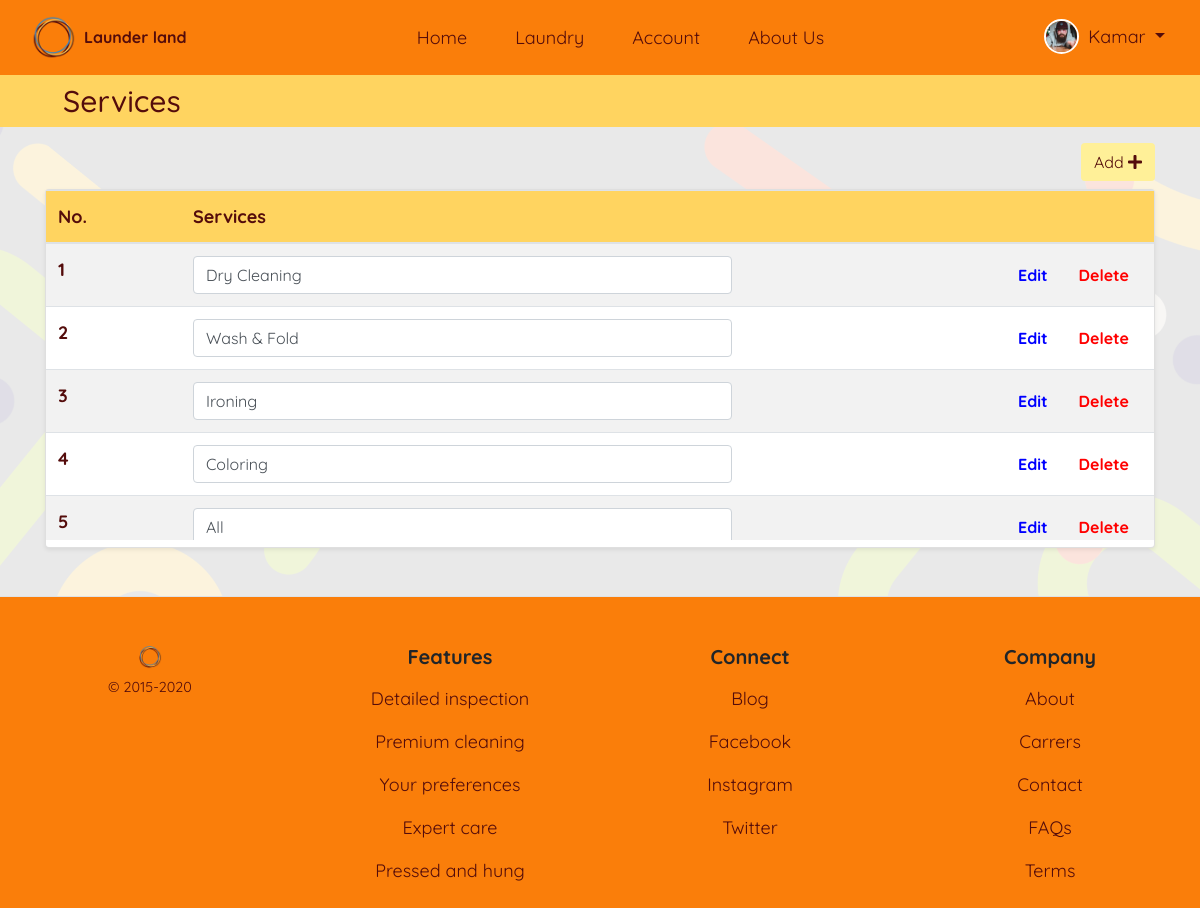
/staff/services (signed in), run on an earlier commit of the app's database.
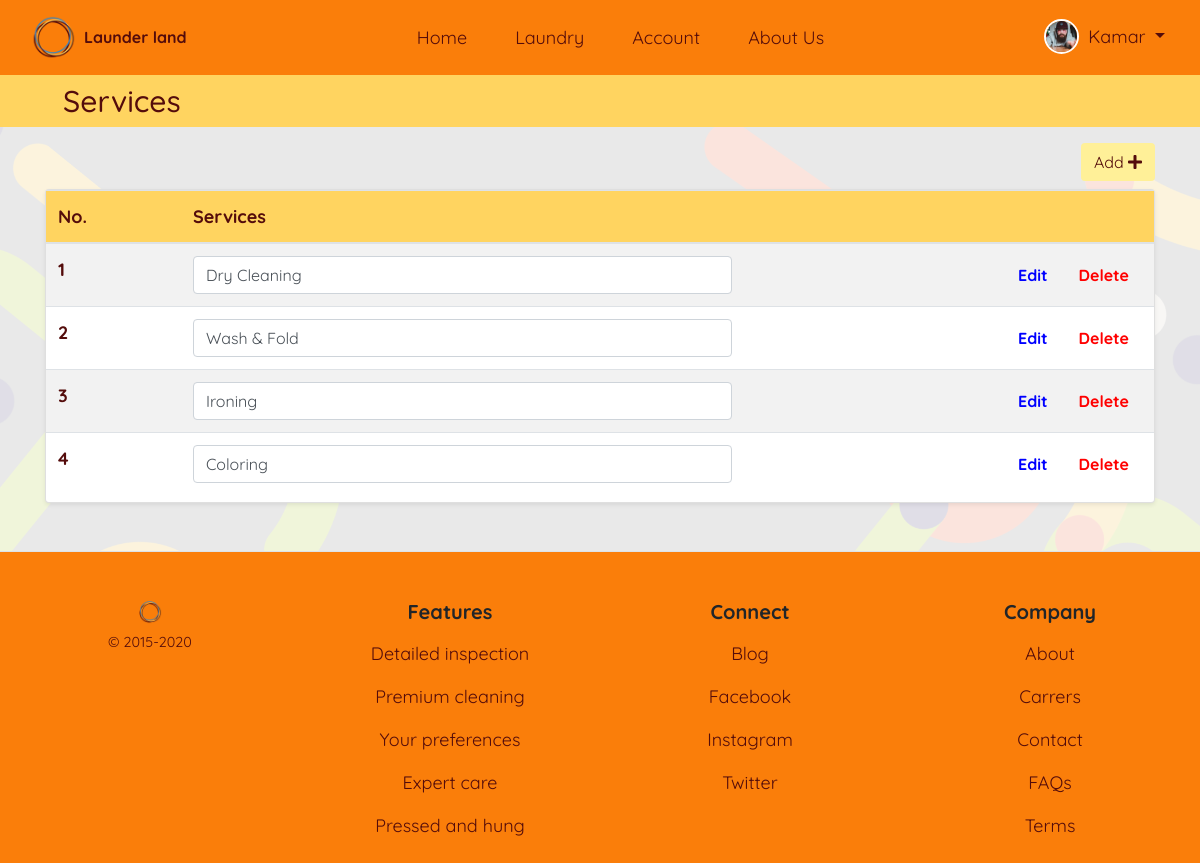
And on a later commit of the database.
### staffmodule/models.py (models this page shows, shortened)
class Service(models.Model):
    service = models.CharField(max_length=50)

### usermodule/decorators.py (the view)
    def wrap(request, *args, **kwargs):
        if request.user.is_authenticated:
            if request.user.user_type == 2 or request.user.user_type == 1:
                return function(request, *args, **kwargs)
            else:
                messages.warning(request, 'Signin using Staff Account')
                return redirect(redirect('usermodule:signin').url+'?next='+request.path)
        else:
            messages.info(request, 'Signin to continue')
            return redirect(redirect('usermodule:signin').url+'?next='+request.path)

### staffmodule/forms.py
class ServiceForm(forms.ModelForm):
    service = forms.CharField(widget=forms.TextInput(
        attrs={'placeholder': 'Service...'}))
    class Meta:
        model = Service
        fields = ['service']
    def __init__(self, *args, **kwargs):
        super().__init__(*args, **kwargs)
        self.fields['service'].label = "Services"

### staffmodule/views.py (called while the page is built)
@user_is_staff
def service_view(request):
    services = Service.objects.all()
    form = ServiceForm(request.POST or None)
    if form.is_valid():
        if request.user.user_type == 1:
            form.save()
        else:
            messages.warning(
                request, 'Staff cannot add a new Service. Only Owner can add new service')
    context = {'form': form, 'services': services}
    return render(request, 'staffmodule/service.html', context=context)

### templates/staffmodule/service.html (shortened to what this page needs)
{% extends 'base_layout.html' %}
{% load crispy_forms_tags %}
{% load static %}
{% block content %}
<body id="staff">
    <article class="bg_light_orange_2 container-fluid py-2">
        <section class="pr-md-auto pl-md-5 text-center text-md-left">
            <h3 class="brown mb-0 clamp_size_header">Services</h3>
        </section>
    </article>
    <article class="container my-2">
        {% if user.user_type == 1 %}
        <button type="button" class="btn-cust bg_light_orange_1 brown btn float-right my-2" id="add_service"
            data-toggle="modal" data-target="#add_service_modal">Add <i class="fas fa-plus brown"></i>
        </button>
        {% endif %}
        <section class="card shadow-sm my-3 w-100">
            <div class="card-body p-0">
                <div class="table-responsive table-wrapper">
                    <table class="table table-striped table-hover mb-0 brown">
                        <thead class="bg_light_orange_2">
                            <tr>
                                <th scope="col">No.</th>
                                <th scope="col">Services</th>
                                {% if user.user_type == 1 %}
                                <th scope="col"></th>
                                {% endif %}
                            </tr>
                        </thead>
                        <tbody>
                            {% for data in services %}
                            <tr>
                                {% if forloop %}
                                <th>{{forloop.counter}}</th>
                                {% endif %}
                                <td>
                                    <form id="edit_form{{ data.id }}" method="POST"
                                        action="{% url 'staffmodule:service_edit' data.id %}">
                                        <input type="text" name="service" class="form-control"
                                            value="{{ data.service }}">
                                    </form>
                                </td>
                                {% if user.user_type == 1 %}
                                <td class="text-right">
                                    <input type="submit" form="edit_form{{ data.id }}" value="Edit"
                                        class="btn btn-cust blue bold">
                                    <input type="button" name="submit" value="Delete" class="btn btn-cust red bold"
                                        data-toggle="modal" data-target="#del{{ data.id }}">
                                </td>
                                {% endif %}
                            </tr>
                            {% endfor %}
                        </tbody>
                    </table>
                </div>
            </div>
        </section>
    </article>
</body>
{% endblock %}

What changed in the data, as far as the page shows it:
removed Service: service "All"
